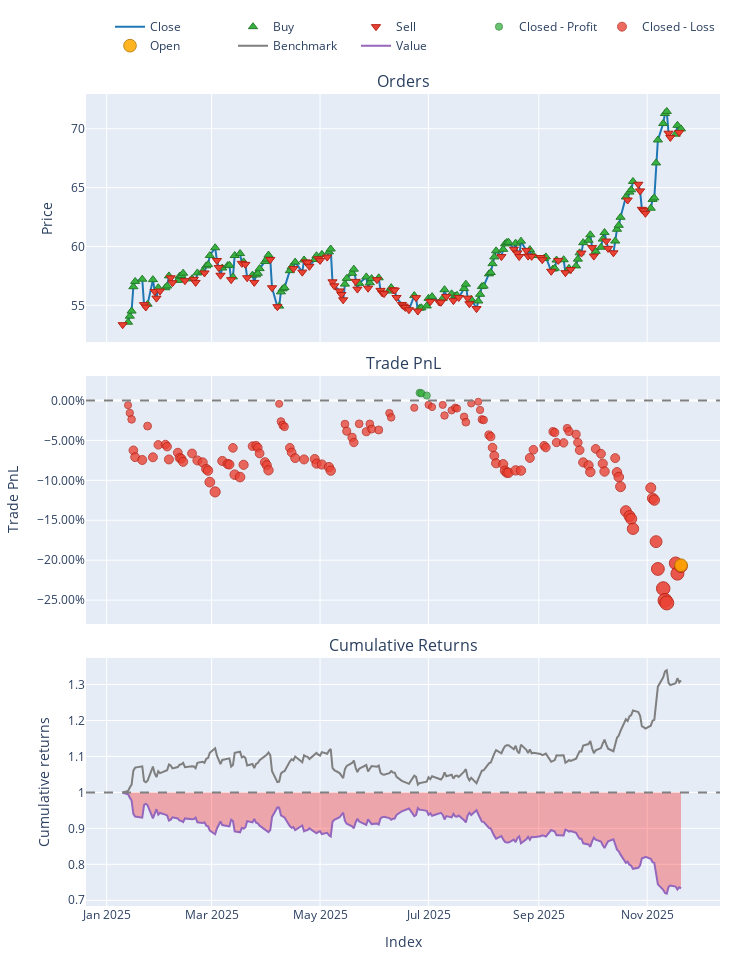

Write notebook code for a chart like this one.
### Markdown cell above
### BKH

### Code cell
stock_symbol = "BKH"
# 2. Load Data
try:
    # ensuring your path is correct
    data = pd.read_csv(f'data/processed/{stock_symbol}_processed_2022.csv')
    if 'Date' in data.columns:
        data['Date'] = pd.to_datetime(data['Date'])
        data.set_index('Date', inplace=True)
    print("Data loaded successfully.")
except FileNotFoundError:
    print("Error: Data file not found. Check path.")
    sys.exit()

# 3. Split Train/Test
split_idx = int(len(data) * 0.7)
train_df = data.iloc[:split_idx]
test_df = data.iloc[split_idx:]

# --- TRAINING PHASE ---
print("Training PPO Agent...")

# Initialize Trainer (Pass config if needed, or defaults)
trainer = ModelTrainerRL(config['reinforcement_learning'])
env_params = config['reinforcement_learning']['environment']

# Create Training Environment
env_train = TradingEnvRL(
    train_df, 
    initial_balance=env_params.get('initial_balance', 10000),
    commission=env_params.get('commission', 0.001),
    lookback_window=env_params.get('lookback_window', 30),
    reward_func='profit'
)

# Train and Save
# This automatically handles the VecNormalize wrapper creation
result = trainer.train_ppo(env_train) 

# IMPORTANT: Save the model and the normalization stats to disk
# We will reload them for the test phase to ensure consistency
save_path = "models/"
trainer.save_models(save_path)
print("Training Complete. Models saved.")

# --- INFERENCE PHASE (UPDATED) ---
print("Generating Agent Predictions on Test Data...")

# 1. Load the Trained Model
model = PPO.load(os.path.join(save_path, "ppo_model"))

# 2. Create the Test Environment
# Must have the same observation space (columns) as training
env_test = TradingEnvRL(
    test_df, 
    initial_balance=env_params.get('initial_balance', 100000),
    commission=env_params.get('commission', 0.001),
    lookback_window=env_params.get('lookback_window', 30),
    reward_func='profit' 
)

# 3. Wrap it in DummyVecEnv (Required for SB3)
vec_env_test = DummyVecEnv([lambda: env_test])

# 4. Load Normalization Statistics
# This applies the Training Mean/Variance to the Test Data (Crucial!)
norm_path = os.path.join(save_path, f"ppo_vecnormalize_{stock_symbol}.pkl")
if os.path.exists(norm_path):
    vec_env_test = VecNormalize.load(norm_path, vec_env_test)
    vec_env_test.training = False     # Do not update stats on test data
    vec_env_test.norm_reward = False  # Do not normalize rewards for testing
else:
    print("WARNING: Normalization stats not found. Model predictions may be garbage.")

# 5. Run Inference Loop
obs = vec_env_test.reset()
done = [False]  # VecEnv returns done as a list/array
actions = []

while not done[0]:
    # Predict action (obs is now correctly scaled)
    action, _ = model.predict(obs, deterministic=True)
    actions.append(action[0]) # Extract single action
    
    # Step the environment
    obs, _, done, _ = vec_env_test.step(action)

print(f"Generated {len(actions)} actions.")


# --- BACKTESTING PHASE ---
print("Running Backtest...")

backtester = PortfolioBacktesterRL(env_params) 

# Note: 'actions' corresponds to the period [lookback_window : end]
# Ensure your backtester handles this alignment. 
# Usually, passing the full price_data and the lookback_window allows 
# the backtester to slice the prices correctly to match the actions.
portfolio = backtester.run_backtest(
    price_data=test_df['close'], 
    predicted_weights=np.array(actions).flatten(),
    lookback_window=env_params.get('lookback_window', 30)
)

comparison = backtester.compare_with_buy_and_hold_rl()

# Show Metrics
metrics = backtester.get_performance_metrics()
print("\n--- Strategy Performance ---")
for k, v in metrics.items():
    print(f"{k}: {v:.4f}")
    
# Plot
portfolio.plot().show()

### Figure 1 — Plotly figure (JSON) as saved in the notebook; plotly's stock layout.template omitted (floating-point values rounded to 4 significant figures; data arrays with more than 128 entries replaced by an {"elided": "..."} marker saying what was removed)
{"data": [{"legendgroup": "0", "line": {"color": "#1f77b4"}, "name": "Close", "showlegend": true, "type": "scatter", "uid": "e68ed072-c415-45d0-b045-2b35508d3984", "x": {"elided": "218 str values"}, "xaxis": "x", "y": {"elided": "218 float values"}, "yaxis": "y"}, {"customdata": {"elided": "129x3 float values"}, "hovertemplate": "Order Id: %{customdata[0]}<br>Timestamp: %{x}<br>Price: %{y}<br>Size: %{customdata[1]:.6f}<br>Fees: %{customdata[2]:.6f}", "legendgroup": "1", "marker": {"color": "#37B13F", "line": {"color": "rgb(38,123,44)", "width": 1}, "size": 8, "symbol": "triangle-up"}, "mode": "markers", "name": "Buy", "type": "scatter", "uid": "db4658ee-77f7-43b5-9829-277c64728437", "x": {"elided": "129 str values"}, "xaxis": "x", "y": {"elided": "129 float values"}, "yaxis": "y"}, {"customdata": {"elided": "89x3 float values"}, "hovertemplate": "Order Id: %{customdata[0]}<br>Timestamp: %{x}<br>Price: %{y}<br>Size: %{customdata[1]:.6f}<br>Fees: %{customdata[2]:.6f}", "legendgroup": "2", "marker": {"color": "#EA4335", "line": {"color": "rgb(181,31,18)", "width": 1}, "size": 8, "symbol": "triangle-down"}, "mode": "markers", "name": "Sell", "type": "scatter", "uid": "15b803a1-8859-46c0-9e4c-ae087af93201", "x": ["2025-01-10T00:00:00-05:00", "2025-01-22T00:00:00-05:00", "2025-01-23T00:00:00-05:00", "2025-01-28T00:00:00-05:00", "2025-01-29T00:00:00-05:00", "2025-01-31T00:00:00-05:00", "2025-02-06T00:00:00-05:00", "2025-02-07T00:00:00-05:00", "2025-02-14T00:00:00-05:00", "2025-02-19T00:00:00-05:00", "2025-02-20T00:00:00-05:00", "2025-02-25T00:00:00-05:00", "2025-03-04T00:00:00-05:00", "2025-03-05T00:00:00-05:00", "2025-03-06T00:00:00-05:00", "2025-03-12T00:00:00-04:00", "2025-03-18T00:00:00-04:00", "2025-03-20T00:00:00-04:00", "2025-03-21T00:00:00-04:00", "2025-03-25T00:00:00-04:00", "2025-04-03T00:00:00-04:00", "2025-04-04T00:00:00-04:00", "2025-04-07T00:00:00-04:00", "2025-04-16T00:00:00-04:00", "2025-04-21T00:00:00-04:00", "2025-04-23T00:00:00-04:00", "2025-04-24T00:00:00-04:00", "2025-04-25T00:00:00-04:00", "2025-04-30T00:00:00-04:00", "2025-05-01T00:00:00-04:00", "2025-05-05T00:00:00-04:00", "2025-05-08T00:00:00-04:00", "2025-05-09T00:00:00-04:00", "2025-05-12T00:00:00-04:00", "2025-05-13T00:00:00-04:00", "2025-05-14T00:00:00-04:00", "2025-05-21T00:00:00-04:00", "2025-05-22T00:00:00-04:00", "2025-05-28T00:00:00-04:00", "2025-06-02T00:00:00-04:00", "2025-06-04T00:00:00-04:00", "2025-06-05T00:00:00-04:00", "2025-06-06T00:00:00-04:00", "2025-06-11T00:00:00-04:00", "2025-06-12T00:00:00-04:00", "2025-06-13T00:00:00-04:00", "2025-06-16T00:00:00-04:00", "2025-06-17T00:00:00-04:00", "2025-06-18T00:00:00-04:00", "2025-06-20T00:00:00-04:00", "2025-06-24T00:00:00-04:00", "2025-06-25T00:00:00-04:00", "2025-07-02T00:00:00-04:00", "2025-07-07T00:00:00-04:00", "2025-07-08T00:00:00-04:00", "2025-07-11T00:00:00-04:00", "2025-07-15T00:00:00-04:00", "2025-07-18T00:00:00-04:00", "2025-07-23T00:00:00-04:00", "2025-07-24T00:00:00-04:00", "2025-07-28T00:00:00-04:00", "2025-08-11T00:00:00-04:00", "2025-08-18T00:00:00-04:00", "2025-08-20T00:00:00-04:00", "2025-08-21T00:00:00-04:00", "2025-08-25T00:00:00-04:00", "2025-08-26T00:00:00-04:00", "2025-08-28T00:00:00-04:00", "2025-09-02T00:00:00-04:00", "2025-09-03T00:00:00-04:00", "2025-09-08T00:00:00-04:00", "2025-09-12T00:00:00-04:00", "2025-09-16T00:00:00-04:00", "2025-09-19T00:00:00-04:00", "2025-09-25T00:00:00-04:00", "2025-10-01T00:00:00-04:00", "2025-10-02T00:00:00-04:00", "2025-10-09T00:00:00-04:00", "2025-10-10T00:00:00-04:00", "2025-10-13T00:00:00-04:00", "2025-10-21T00:00:00-04:00", "2025-10-27T00:00:00-04:00", "2025-10-28T00:00:00-04:00", "2025-10-29T00:00:00-04:00", "2025-10-30T00:00:00-04:00", "2025-10-31T00:00:00-04:00", "2025-11-13T00:00:00-05:00", "2025-11-14T00:00:00-05:00", "2025-11-19T00:00:00-05:00"], "xaxis": "x", "y": [53.36, 55.06, 54.86, 56.17, 55.61, 56.22, 57.34, 56.92, 57.1, 57.21, 56.95, 57.75, 58.81, 58.22, 57.56, 57.18, 58.57, 58.48, 57.35, 56.95, 58.89, 56.49, 54.89, 58.12, 57.82, 58.69, 58.62, 58.31, 58.96, 58.82, 59.1, 57.0, 56.66, 56.22, 55.92, 55.47, 57.03, 56.38, 56.46, 57.18, 56.27, 56.06, 56.0, 56.32, 56.29, 55.66, 55.08, 54.94, 54.82, 54.63, 55.65, 54.52, 55.32, 55.28, 55.26, 55.76, 55.4, 55.66, 55.61, 55.13, 54.72, 59.14, 59.77, 59.45, 59.14, 59.67, 59.18, 59.16, 59.06, 58.88, 57.89, 58.82, 57.78, 58.04, 59.44, 59.91, 59.18, 60.46, 59.84, 59.46, 63.95, 65.28, 64.72, 63.15, 63.03, 62.82, 69.62, 69.26, 69.69], "yaxis": "y"}, {"customdata": [[62.0, 0.0, 8.282, 0.009489], [63.0, 0.0, 0.9329, 0.008958], [64.0, 0.0, 3.362, 0.006126]], "hovertemplate": "Exit Trade Id: %{customdata[0]}<br>Position Id: %{customdata[1]}<br>Exit Timestamp: %{x}<br>PnL: %{customdata[2]:.6f}<br>Return: %{customdata[3]:.2%}", "legendgroup": "3", "marker": {"color": "#37B13F", "line": {"color": "rgb(38,123,44)", "width": 1}, "opacity": [0.7547, 0.7544, 0.7527], "size": [7.218, 7.203, 7.124], "symbol": "circle"}, "mode": "markers", "name": "Closed - Profit", "type": "scatter", "uid": "ace0fff8-cfc0-4b7a-b53d-480a4c5efc42", "x": ["2025-06-26T00:00:00-04:00", "2025-06-27T00:00:00-04:00", "2025-06-30T00:00:00-04:00"], "xaxis": "x2", "y": [0.009489, 0.008958, 0.006126], "yaxis": "y2"}, {"customdata": {"elided": "126x4 float values"}, "hovertemplate": "Exit Trade Id: %{customdata[0]}<br>Position Id: %{customdata[1]}<br>Exit Timestamp: %{x}<br>PnL: %{customdata[2]:.6f}<br>Return: %{customdata[3]:.2%}", "legendgroup": "4", "marker": {"color": "#EA4335", "line": {"color": "rgb(181,31,18)", "width": 1}, "opacity": [0.7526, 0.7583, 0.7632, 0.7863, 0.7913, 0.7934, 0.7681, 0.7914, 0.7822, 0.7819, 0.7835, 0.793, 0.788, 0.7919, 0.7925, 0.7948, 0.7886, 0.7937, 0.7953, 0.8002, 0.8014, 0.8099, 0.8172, 0.7941, 0.7964, 0.7968, 0.7844, 0.8044, 0.8062, 0.797, 0.7831, 0.7827, 0.7842, 0.7885, 0.7951, 0.7973, 0.8011, 0.7516, 0.7647, 0.7675, 0.7686, 0.7843, 0.7878, 0.792, 0.793, 0.7927, 0.7961, 0.7968, 0.7987, 0.8014, 0.7667, 0.7719, 0.7766, 0.7804, 0.7664, 0.7723, 0.7666, 0.7704, 0.771, 0.7585, 0.7617, 0.7545, 0.7523, 0.7539, 0.7524, 0.7603, 0.7564, 0.7544, 0.755, 0.7612, 0.7652, 0.7513, 0.75, 0.7561, 0.7632, 0.7636, 0.7748, 0.776, 0.7842, 0.7903, 0.7959, 0.7965, 0.8015, 0.8028, 0.803, 0.8012, 0.8013, 0.7919, 0.7858, 0.7827, 0.7841, 0.7723, 0.773, 0.7804, 0.7807, 0.7698, 0.7721, 0.7743, 0.7804, 0.7861, 0.7952, 0.7974, 0.8024, 0.7851, 0.7888, 0.7961, 0.802, 0.792, 0.8026, 0.8061, 0.8133, 0.8315, 0.8352, 0.8373, 0.8447, 0.8142, 0.822, 0.8233, 0.8543, 0.8747, 0.8892, 0.8981, 0.9, 0.8704, 0.8782, 0.8726], "size": [7.12, 7.389, 7.614, 8.692, 8.927, 9.026, 7.846, 8.932, 8.5, 8.487, 8.561, 9.008, 8.772, 8.955, 8.985, 9.089, 8.8, 9.042, 9.112, 9.342, 9.397, 9.797, 10.14, 9.059, 9.164, 9.184, 8.604, 9.537, 9.621, 9.194, 8.545, 8.527, 8.596, 8.798, 9.104, 9.208, 9.386, 7.072, 7.687, 7.815, 7.869, 8.601, 8.763, 8.961, 9.007, 8.992, 9.154, 9.184, 9.274, 9.396, 7.778, 8.023, 8.24, 8.417, 7.767, 8.043, 7.773, 7.95, 7.982, 7.397, 7.544, 7.209, 7.109, 7.183, 7.11, 7.479, 7.298, 7.205, 7.234, 7.524, 7.711, 7.059, 7.0, 7.285, 7.615, 7.635, 8.156, 8.215, 8.594, 8.88, 9.14, 9.171, 9.402, 9.466, 9.471, 9.389, 9.396, 8.956, 8.67, 8.528, 8.592, 8.039, 8.073, 8.418, 8.431, 7.925, 8.034, 8.133, 8.418, 8.684, 9.11, 9.213, 9.444, 8.639, 8.81, 9.153, 9.427, 8.961, 9.454, 9.62, 9.956, 10.8, 10.98, 11.07, 11.42, 9.996, 10.36, 10.42, 11.87, 12.82, 13.5, 13.91, 14.0, 12.62, 12.98, 12.72], "symbol": "circle"}, "mode": "markers", "name": "Closed - Loss", "type": "scatter", "uid": "1534254d-1e03-40ca-b0cf-844e0107a67e", "x": ["2025-01-13T00:00:00-05:00", "2025-01-14T00:00:00-05:00", "2025-01-15T00:00:00-05:00", "2025-01-16T00:00:00-05:00", "2025-01-17T00:00:00-05:00", "2025-01-21T00:00:00-05:00", "2025-01-24T00:00:00-05:00", "2025-01-27T00:00:00-05:00", "2025-01-30T00:00:00-05:00", "2025-02-03T00:00:00-05:00", "2025-02-04T00:00:00-05:00", "2025-02-05T00:00:00-05:00", "2025-02-10T00:00:00-05:00", "2025-02-11T00:00:00-05:00", "2025-02-12T00:00:00-05:00", "2025-02-13T00:00:00-05:00", "2025-02-18T00:00:00-05:00", "2025-02-21T00:00:00-05:00", "2025-02-24T00:00:00-05:00", "2025-02-26T00:00:00-05:00", "2025-02-27T00:00:00-05:00", "2025-02-28T00:00:00-05:00", "2025-03-03T00:00:00-05:00", "2025-03-07T00:00:00-05:00", "2025-03-10T00:00:00-04:00", "2025-03-11T00:00:00-04:00", "2025-03-13T00:00:00-04:00", "2025-03-14T00:00:00-04:00", "2025-03-17T00:00:00-04:00", "2025-03-19T00:00:00-04:00", "2025-03-24T00:00:00-04:00", "2025-03-26T00:00:00-04:00", "2025-03-27T00:00:00-04:00", "2025-03-28T00:00:00-04:00", "2025-03-31T00:00:00-04:00", "2025-04-01T00:00:00-04:00", "2025-04-02T00:00:00-04:00", "2025-04-08T00:00:00-04:00", "2025-04-09T00:00:00-04:00", "2025-04-10T00:00:00-04:00", "2025-04-11T00:00:00-04:00", "2025-04-14T00:00:00-04:00", "2025-04-15T00:00:00-04:00", "2025-04-17T00:00:00-04:00", "2025-04-22T00:00:00-04:00", "2025-04-28T00:00:00-04:00", "2025-04-29T00:00:00-04:00", "2025-05-02T00:00:00-04:00", "2025-05-06T00:00:00-04:00", "2025-05-07T00:00:00-04:00", "2025-05-15T00:00:00-04:00", "2025-05-16T00:00:00-04:00", "2025-05-19T00:00:00-04:00", "2025-05-20T00:00:00-04:00", "2025-05-23T00:00:00-04:00", "2025-05-27T00:00:00-04:00", "2025-05-29T00:00:00-04:00", "2025-05-30T00:00:00-04:00", "2025-06-03T00:00:00-04:00", "2025-06-09T00:00:00-04:00", "2025-06-10T00:00:00-04:00", "2025-06-23T00:00:00-04:00", "2025-07-01T00:00:00-04:00", "2025-07-03T00:00:00-04:00", "2025-07-09T00:00:00-04:00", "2025-07-10T00:00:00-04:00", "2025-07-14T00:00:00-04:00", "2025-07-16T00:00:00-04:00", "2025-07-17T00:00:00-04:00", "2025-07-21T00:00:00-04:00", "2025-07-22T00:00:00-04:00", "2025-07-25T00:00:00-04:00", "2025-07-29T00:00:00-04:00", "2025-07-30T00:00:00-04:00", "2025-07-31T00:00:00-04:00", "2025-08-01T00:00:00-04:00", "2025-08-04T00:00:00-04:00", "2025-08-05T00:00:00-04:00", "2025-08-06T00:00:00-04:00", "2025-08-07T00:00:00-04:00", "2025-08-08T00:00:00-04:00", "2025-08-12T00:00:00-04:00", "2025-08-13T00:00:00-04:00", "2025-08-14T00:00:00-04:00", "2025-08-15T00:00:00-04:00", "2025-08-19T00:00:00-04:00", "2025-08-22T00:00:00-04:00", "2025-08-27T00:00:00-04:00", "2025-08-29T00:00:00-04:00", "2025-09-04T00:00:00-04:00", "2025-09-05T00:00:00-04:00", "2025-09-09T00:00:00-04:00", "2025-09-10T00:00:00-04:00", "2025-09-11T00:00:00-04:00", "2025-09-15T00:00:00-04:00", "2025-09-17T00:00:00-04:00", "2025-09-18T00:00:00-04:00", "2025-09-22T00:00:00-04:00", "2025-09-23T00:00:00-04:00", "2025-09-24T00:00:00-04:00", "2025-09-26T00:00:00-04:00", "2025-09-29T00:00:00-04:00", "2025-09-30T00:00:00-04:00", "2025-10-03T00:00:00-04:00", "2025-10-06T00:00:00-04:00", "2025-10-07T00:00:00-04:00", "2025-10-08T00:00:00-04:00", "2025-10-14T00:00:00-04:00", "2025-10-15T00:00:00-04:00", "2025-10-16T00:00:00-04:00", "2025-10-17T00:00:00-04:00", "2025-10-20T00:00:00-04:00", "2025-10-22T00:00:00-04:00", "2025-10-23T00:00:00-04:00", "2025-10-24T00:00:00-04:00", "2025-11-03T00:00:00-05:00", "2025-11-04T00:00:00-05:00", "2025-11-05T00:00:00-05:00", "2025-11-06T00:00:00-05:00", "2025-11-07T00:00:00-05:00", "2025-11-10T00:00:00-05:00", "2025-11-11T00:00:00-05:00", "2025-11-12T00:00:00-05:00", "2025-11-17T00:00:00-05:00", "2025-11-18T00:00:00-05:00", "2025-11-20T00:00:00-05:00"], "xaxis": "x2", "y": [-0.005951, -0.01565, -0.02373, -0.06252, -0.07096, -0.07455, -0.03209, -0.07114, -0.05563, -0.05513, -0.05781, -0.07388, -0.06539, -0.07199, -0.07306, -0.0768, -0.06639, -0.0751, -0.07762, -0.08589, -0.08787, -0.1023, -0.1145, -0.07574, -0.0795, -0.08021, -0.05937, -0.09292, -0.09596, -0.08058, -0.05722, -0.05659, -0.05907, -0.06635, -0.07735, -0.08108, -0.08747, -0.004253, -0.02636, -0.03095, -0.0329, -0.05924, -0.06508, -0.07218, -0.07387, -0.07331, -0.07912, -0.08021, -0.08346, -0.08786, -0.02965, -0.03845, -0.04626, -0.05264, -0.02924, -0.03915, -0.02945, -0.03582, -0.03696, -0.01592, -0.02123, -0.00916, -0.005555, -0.008223, -0.005605, -0.01888, -0.01237, -0.009013, -0.01007, -0.02048, -0.02721, -0.00378, -0.001647, -0.01191, -0.02377, -0.02448, -0.04325, -0.04537, -0.059, -0.06927, -0.07865, -0.07976, -0.08807, -0.09037, -0.09055, -0.08759, -0.08784, -0.072, -0.06174, -0.05662, -0.05892, -0.03902, -0.04026, -0.05264, -0.05312, -0.03494, -0.03883, -0.04242, -0.05267, -0.06222, -0.07755, -0.08126, -0.08957, -0.06061, -0.06677, -0.0791, -0.08896, -0.07221, -0.08993, -0.09589, -0.108, -0.1385, -0.1447, -0.1482, -0.1607, -0.1094, -0.1225, -0.1247, -0.1768, -0.211, -0.2354, -0.2504, -0.2535, -0.2039, -0.2168, -0.2075], "yaxis": "y2"}, {"customdata": [[129.0, 0.0, -12550.0, -0.2063]], "hovertemplate": "Exit Trade Id: %{customdata[0]}<br>Position Id: %{customdata[1]}<br>Exit Timestamp: %{x}<br>PnL: %{customdata[2]:.6f}<br>Return: %{customdata[3]:.2%}", "legendgroup": "5", "marker": {"color": "#FFAA00", "line": {"color": "rgb(178,118,0)", "width": 1}, "opacity": [0.8719], "size": [12.69], "symbol": "circle"}, "mode": "markers", "name": "Open", "type": "scatter", "uid": "ae6e1ee7-1392-4cb9-9e18-0d7b4b4afe60", "x": ["2025-11-20T00:00:00-05:00"], "xaxis": "x2", "y": [-0.2063], "yaxis": "y2"}, {"legendgroup": "6", "line": {"color": "#7f7f7f"}, "name": "Benchmark", "showlegend": true, "type": "scatter", "uid": "23ab9bb2-61c4-424d-b88f-353e96e61a2b", "x": {"elided": "218 str values"}, "xaxis": "x3", "y": {"elided": "218 float values"}, "yaxis": "y3"}, {"hoverinfo": "skip", "legendgroup": "7", "line": {"color": "rgba(0, 0, 0, 0)", "width": 0}, "opacity": 0, "showlegend": false, "type": "scatter", "uid": "61997275-4999-4d42-bae2-0dad57531a77", "x": {"elided": "218 str values"}, "xaxis": "x3", "y": {"elided": "218 int values"}, "yaxis": "y3"}, {"connectgaps": false, "fill": "tonexty", "fillcolor": "rgba(255, 0, 0, 0.3)", "hoverinfo": "skip", "legendgroup": "7", "line": {"color": "rgba(0, 0, 0, 0)", "width": 0}, "opacity": 0, "showlegend": false, "type": "scatter", "uid": "e7c0662f-2d27-4233-bd1b-66224112b143", "x": {"elided": "218 str values"}, "xaxis": "x3", "y": {"elided": "218 float values"}, "yaxis": "y3"}, {"legendgroup": "8", "line": {"color": "#9467bd"}, "name": "Value", "showlegend": true, "type": "scatter", "uid": "011aa9c1-00ad-4600-9df0-c897be9ef90e", "x": {"elided": "218 str values"}, "xaxis": "x3", "y": {"elided": "218 float values"}, "yaxis": "y3"}, {"hoverinfo": "skip", "legendgroup": "7", "line": {"color": "rgba(0, 0, 0, 0)", "width": 0}, "opacity": 0, "showlegend": false, "type": "scatter", "uid": "7ca5069d-a4bf-43dd-a3ef-cda736c6cb0d", "x": {"elided": "218 str values"}, "xaxis": "x3", "y": {"elided": "218 int values"}, "yaxis": "y3"}], "layout": {"annotations": [{"font": {"size": 16}, "showarrow": false, "text": "Orders", "x": 0.5, "xanchor": "center", "xref": "paper", "y": 1, "yanchor": "bottom", "yref": "paper"}, {"font": {"size": 16}, "showarrow": false, "text": "Trade PnL", "x": 0.5, "xanchor": "center", "xref": "paper", "y": 0.6528, "yanchor": "bottom", "yref": "paper"}, {"font": {"size": 16}, "showarrow": false, "text": "Cumulative Returns", "x": 0.5, "xanchor": "center", "xref": "paper", "y": 0.3056, "yanchor": "bottom", "yref": "paper"}], "height": 960, "legend": {"orientation": "h", "traceorder": "normal", "x": 1, "xanchor": "right", "y": 1.042, "yanchor": "bottom"}, "margin": {"b": 30, "l": 30, "r": 30, "t": 30}, "shapes": [{"line": {"color": "gray", "dash": "dash"}, "type": "line", "x0": 0, "x1": 1, "xref": "paper", "y0": 0, "y1": 0, "yref": "y2"}, {"line": {"color": "gray", "dash": "dash"}, "type": "line", "x0": 0, "x1": 1, "xref": "paper", "y0": 1, "y1": 1, "yref": "y3"}], "showlegend": true, "width": 750, "xaxis": {"anchor": "y", "domain": [0, 1], "matches": "x3", "showticklabels": false}, "xaxis2": {"anchor": "y2", "domain": [0, 1], "matches": "x3", "showticklabels": false}, "xaxis3": {"anchor": "y3", "domain": [0, 1], "title": {"text": "Index"}}, "yaxis": {"anchor": "x", "domain": [0.6944, 1], "title": {"text": "Price"}}, "yaxis2": {"anchor": "x2", "domain": [0.3472, 0.6528], "tickformat": ".2%", "title": {"text": "Trade PnL"}}, "yaxis3": {"anchor": "x3", "domain": [0, 0.3056], "title": {"text": "Cumulative returns"}}}}
